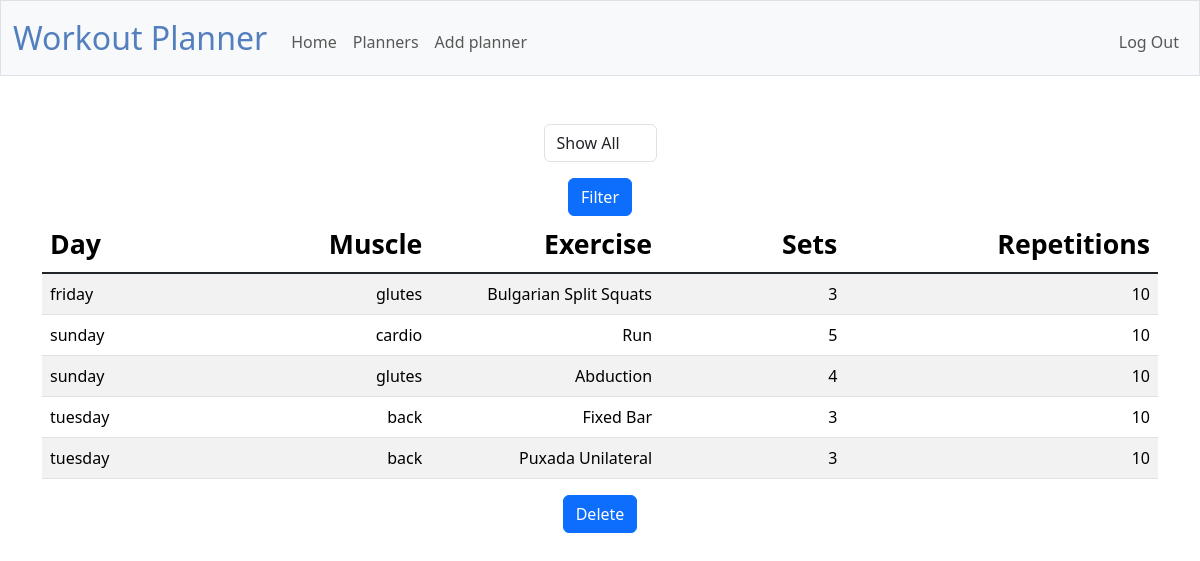
The page /planners (signed in) on the database its author committed.
### tables this page shows
CREATE TABLE exercises (
id INTEGER PRIMARY KEY,
user_id INTEGER,
muscle TEXT,
exercise TEXT,
sets INTEGER,
reps INTEGER,
day_week TEXT,
FOREIGN KEY (user_id) REFERENCES users(id));

### app.py (the view)
@app.route("/planners", methods=["GET", "POST"])
@login_required
def planners():
    if request.method == "POST":
        filter = request.form.get("filter")
        if not filter:
            return redirect("/planners")
        exercises = db.execute(
            "SELECT * FROM exercises WHERE user_id = ? AND day_week = ?", session["user_id"], filter
        )
        return render_template("planners.html", exercises=exercises)
    else:
        exercises = db.execute(
            "SELECT * FROM exercises WHERE user_id = ? ORDER BY day_week", session["user_id"])
        return render_template("planners.html", exercises=exercises)

### app.py (called while the page is built)
@app.after_request
def after_request(response):
    response.headers["Cache-Control"] = "no-cache, no-store, must-revalidate"
    response.headers["Expires"] = 0
    response.headers["Pragma"] = "no-cache"
    return response

### helpers.py (called while the page is built)
def login_required(f):
    @wraps(f)
    def decorated_function(*args, **kwargs):
        if session.get("user_id") is None:
            return redirect("/login")
        return f(*args, **kwargs)
    return decorated_function

### templates/planners.html (shortened to what this page needs)
{% extends "layout.html" %}
{% block main %}
    <form action="/planners" method="post">
        <div class="mb-3">
            <select class="form-control mx-auto w-auto" name="filter">
                <option selected disabled value="">Show All</option>
            </select>
        </div>
        <button class="btn btn-primary" type="submit">Filter</button>
    </form>
    <table class="table table-striped">
        <thead>
            <tr style="height: 50px">
                <th style="font-size: 20pt; width: 100px" class="text-start">Day</th>
                <th style="font-size: 20pt; width: 100px" class="text-end">Muscle</th>
                <th style="font-size: 20pt; width: 100px" class="text-end">Exercise</th>
                <th style="font-size: 20pt; width: 100px" class="text-end">Sets</th>
                <th style="font-size: 20pt; width: 100px" class="text-end">Repetitions</th>
            </tr>
        </thead>
        <tbody class="table-group-divider">
            {% for exercise in exercises %}
                <tr>
                    <td class="text-start">{{ exercise.day_week }}</td>
                    <td class="text-end">{{ exercise.muscle }}</td>
                    <td class="text-end">{{ exercise.exercise }}</td>
                    <td class="text-end">{{ exercise.sets }}</td>
                    <td class="text-end">{{ exercise.reps }}</td>
                </tr>
            {% endfor %}
        </tbody>
    </table>
    <div class="button-container">
        <button class="btn btn-primary"><a href="/delete">Delete</a></button>
    </div>
{% endblock %}

### templates/layout.html (shortened to what this page needs)
<!DOCTYPE html>
<html lang="en">
    <head>
        <link href="https://cdn.jsdelivr.net/npm/bootstrap@5.3.2/dist/css/bootstrap.min.css" rel="stylesheet">
        <link href="/static/home.css" rel="stylesheet">
        <link href="/static/planners.css" rel="stylesheet">
        <link href="/static/styles.css" rel="stylesheet">
    </head>
    <body>
        <nav class="bg-light border navbar navbar-expand-md navbar-light">
            <div class="container-fluid">
                <a class="navbar-brand" href="/"><span class="blue">Workout Planner</span></a>
                <div class="collapse navbar-collapse" id="navbar">
                    {% if session["user_id"] %}
                        <ul class="navbar-nav me-auto mt-2">
                            <li class="nav-item"><a class="nav-link" href="/">Home</a></li>
                            <li class="nav-item"><a class="nav-link" href="/planners">Planners</a></li>
                            <li class="nav-item"><a class="nav-link" href="/add_planner">Add planner</a></li>
                        </ul>
                        <ul class="navbar-nav ms-auto mt-2">
                            <li class="nav-item"><a class="nav-link" href="/logout">Log Out</a></li>
                        </ul>
                    {% else %}
                        <ul class="navbar-nav ms-auto mt-2">
                            <li class="nav-item"><a class="nav-link" href="/register">Register</a></li>
                            <li class="nav-item"><a class="nav-link" href="/login">Log In</a></li>
                        </ul>
                    {% endif %}
                </div>
            </div>
        </nav>
        <main class="container py-5 text-center">
            {% block main %}{% endblock %}
        </main>
    </body>
</html>

### static/home.css (style rules this page uses)
ul { list-style-type: circle; list-style-position: inside; line-height: 30px; }

### static/planners.css (style rules this page uses)
a { color: white; text-decoration: solid; }

### static/styles.css (style rules this page uses)
nav .navbar-brand { font-size: xx-large; }
nav .navbar-brand .blue { color: #537fbe; }

### rows shown on the page
exercises: day_week "friday", muscle "glutes", exercise "Bulgarian Split Squats", sets "3", reps "10"
exercises: day_week "sunday", muscle "cardio", exercise "Run", sets "5", reps "10"
exercises: day_week "sunday", muscle "glutes", exercise "Abduction", sets "4", reps "10"
exercises: day_week "tuesday", muscle "back", exercise "Fixed Bar", sets "3", reps "10"
exercises: day_week "tuesday", muscle "back", exercise "Puxada Unilateral", sets "3", reps "10"
